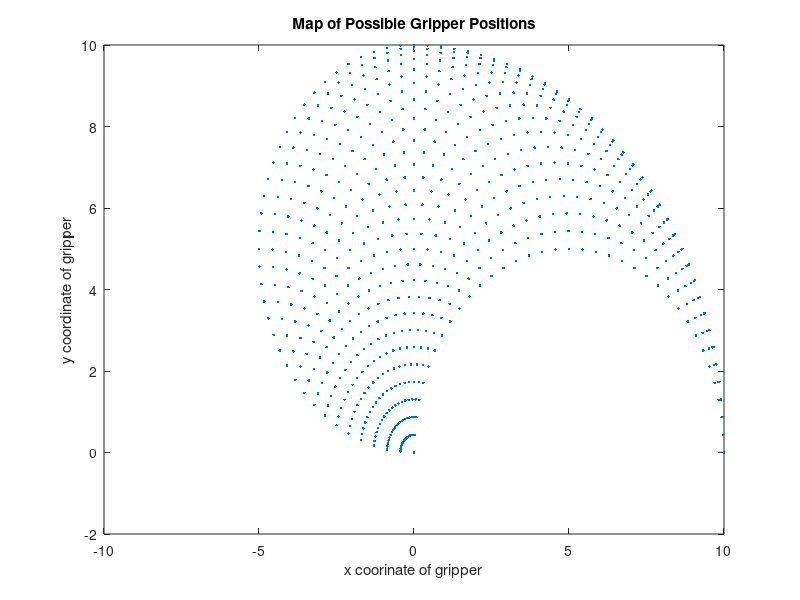

Reproduce this figure in MATLAB.
% A BRIEF DESCRIPTION OF WHAT THE SCRIPT OR FUNCTION DOES
% Find possible positions for a two-link robot arm.

clear; clc;

L1 = -1;
L2 = -1;

while L1 < 0
   L1 = input("Enter link length L1: "); 
end

while L2 < 0
   L2 = input("Enter link length L1: "); 
end

x = [];
y = [];

for theta1 = 0:5:90
    for theta2 = 0:5:180
        x(end + 1) = L1*cos(deg2rad(theta1))+L2*cos(deg2rad(theta1 + theta2));
        y(end + 1) = L1*sin(deg2rad(theta1))+L2*sin(deg2rad(theta1 + theta2));
    end
end

plot(x, y, '.');
title("Map of Possible Gripper Positions");
xlabel("x coorinate of gripper");
ylabel("y coordinate of gripper");
